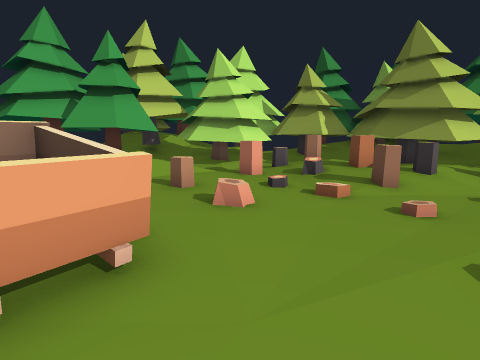
View 1 (above)

24 first-person views from a walk through a level from a Godot 3-D game. The camera is 1.5 m above the floor, tilts 10° down and sees 80° across. The floor is counted in squares, 1 m on a side. Each view is taken from the middle of a square. On the plan, view 1 faces up. The plan holds only what a view shows up to about 14 squares ahead; the rest is blank. The place goes on beyond the plan.

View 2
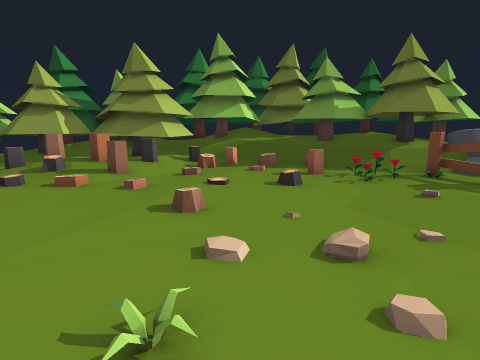

View 3
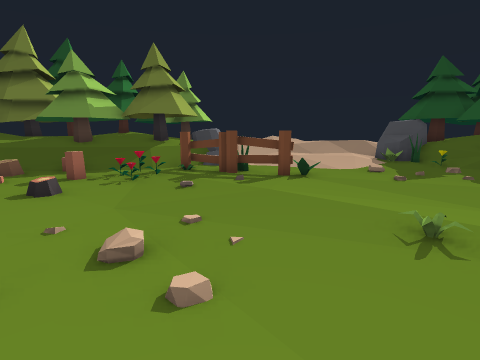

View 4
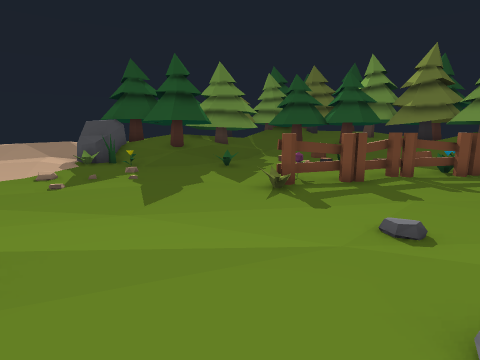

View 5
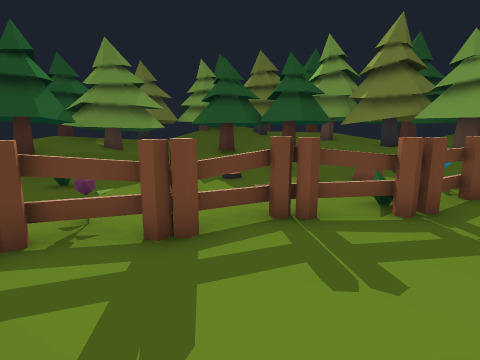

View 6
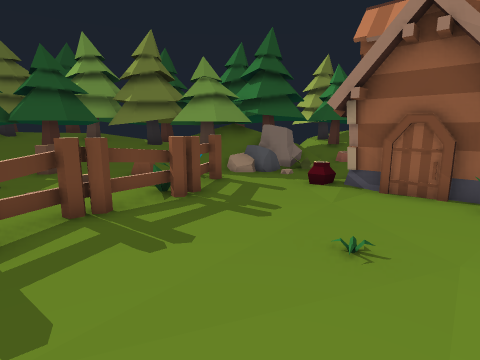

View 7
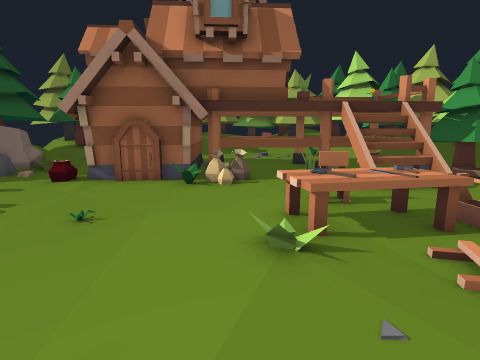

View 8
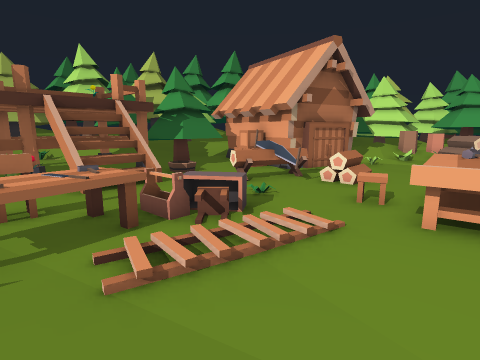

View 9
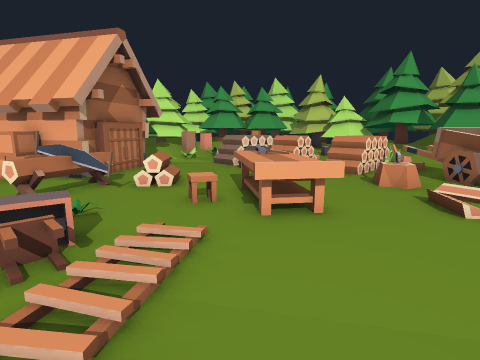

View 10
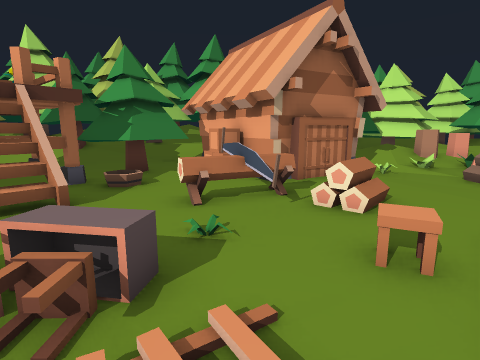

View 11
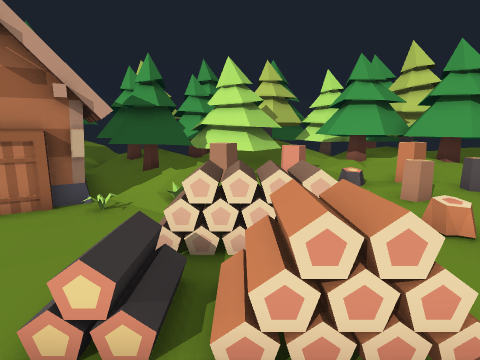

View 12
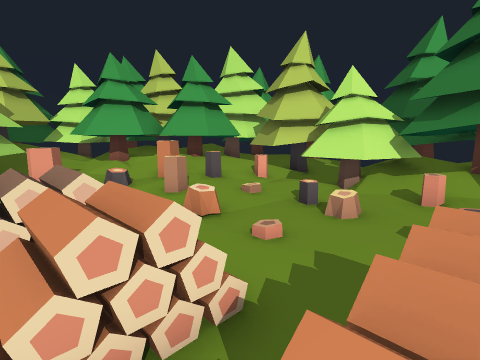

View 13
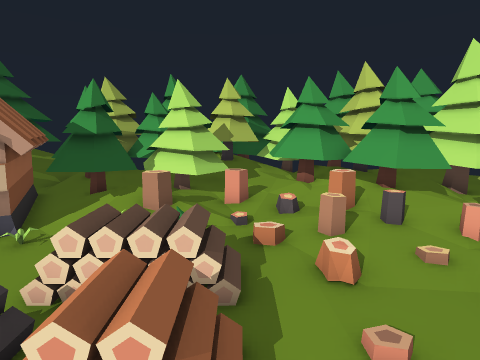

View 14
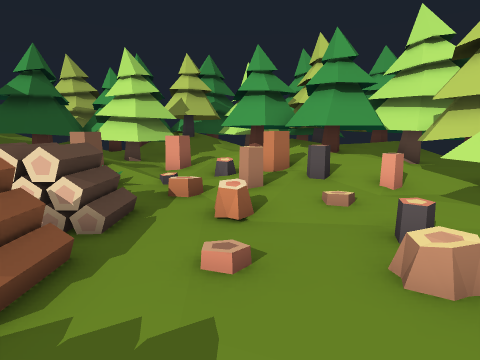

View 15
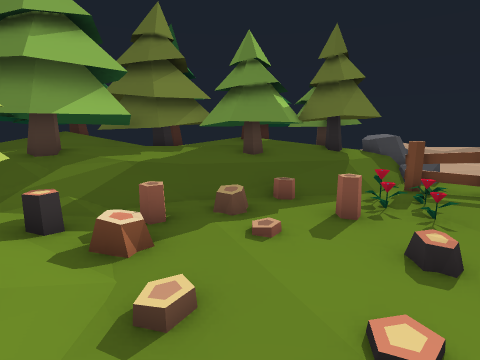

View 16
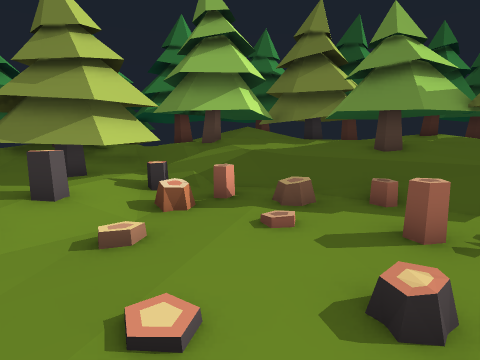

View 17
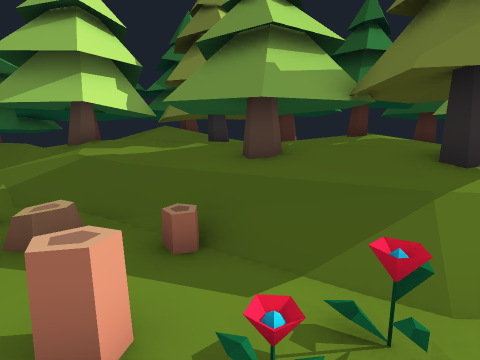

View 18
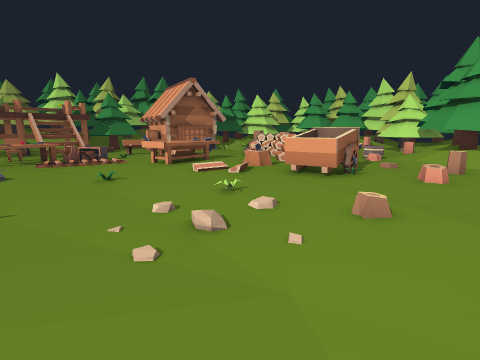

View 19
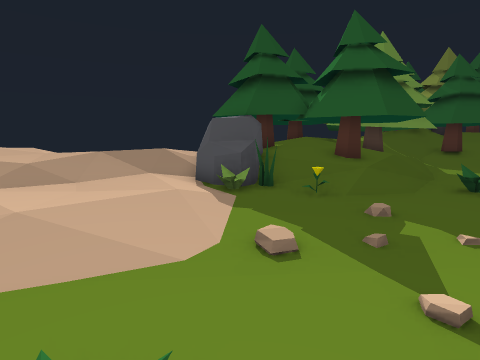

View 20
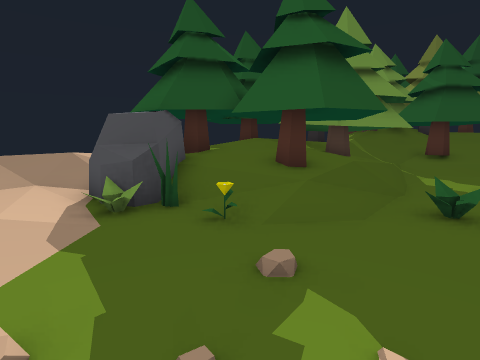

View 21
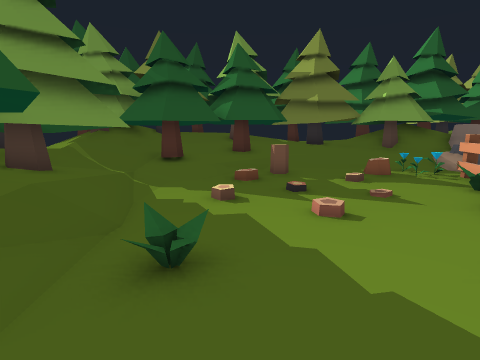

View 22
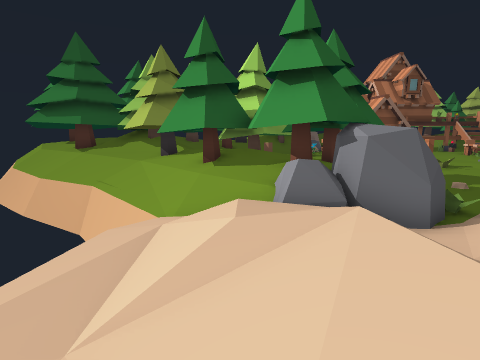

View 23
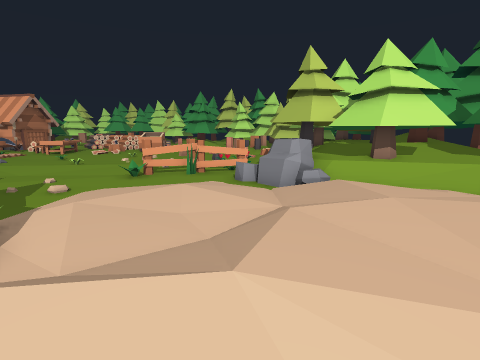

View 24
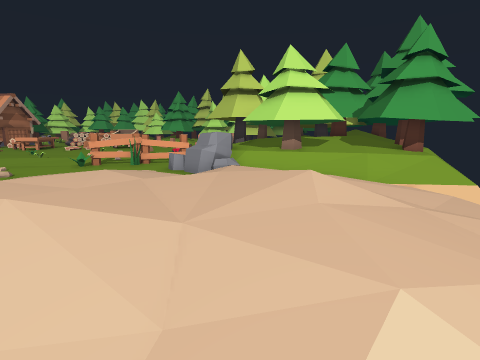

### Floor plan
Key: @ floor where view 1 was taken; # wall or solid block; x gap in a wall; . main floor; : floor 0.25 m higher than the main floor; - floor 0.25 m lower than the main floor; + floor 0.5 m higher than the main floor; * floor 0.75 m higher than the main floor; % floor 1 m higher than the main floor; / step, stairs or slope; D closed door; = window, fence, low wall or low ledge; ^ raised ledge; v drop or lower ground; T tree; H thing the floor can be seen under or through; R rock; F fence; U house; A table; C chair; S sack; E desk; B crate; W wheel; G axe; O other object.
Columns run from 21 left of view 1 to 23 right of it. Each row starts with its distance up from view 1.
 12  TTTTTTTT T #T TTT TTT  TTTOOO TOOOTTT
 11   TTTTTTTTT T+TT T TTTT:T:TTTTTTTTTTT
 10  TTTTTTTTTTT:TT TTT/.T::+:TTTTT#TTTT
  9 TTTTTTT=:.T../  TTT/.^.::^TTTTTTTTTT  TTT
  8  TTTTTT^:/.#.. /TT.....:::=/x.OTTTTTT T##
  7 TTTTT^=::/....O/....=...:^:/#=//%TTTT TTT
  6 TTTT//:^.=./.../../......./..../%TTT
  5 T*++:/........ == ....../.....//TTTT#TTTT
  4 TT/:^:/..////./==##W...........OTTTTT#TTT#
  3 TTTT::// ///=.//.###=........=../TTTT#T TT^.
  2   TTT/// ///x //..W=..........==/T##T#TTTT.v
  1 T TTT#=/./=/O  .GG.........../=. TT#TT#T//.
  0 TT TTT//...//  .G.//.@..........HHRRR#=://..
 -1 #T TTT/...... E.../........./..HHRRRR/   //.
 -2 ##  TT/U.....EEE............./.^....//++  //.
 -3  TT  UUUD.....EEEE.........:..#......//**////
 -4 TTTUU   D..#=.CEE......../....#...:::://*%///
 -5 = .U    UU^==............/......./::::/**/%//
 -6 ^  UU  BO.#^=..//................/:::./***/*/
 -7 TT  UUUO...^..O///.../.........:..:::://**///
 -8     UU T......OO./................::::///////
 -9    T/ TTT//....OA................./RR/////
-10    T/. TT..#/..OAA/.............=./RR/////.
-11     /.TTT#///#.C.A..............///RRR////.
-12     /.../  //............#O..../TTTTTT///..
-13    TT. #O   xO...........=....=/TTTTTT/..
-14    #T. //   O#.S........#....../TTT TTTv
-15    TT  ..   D.#S .......#....../TTTTTTTv
-16     /...   #   UU..... =........TTTTTT:v
-17            #  UU D....F/........TTT TT:v
-18             #UU   UO..F.........//TTTT:v
-19              U    ....F/.....//:T/ TTT:v
-20                  ..///.=/...^.TTTT TT*:-v
-21                  ./RR////.///TT##TTTT*+.v
-22                  .//RTTTTTOTTTTTTTTTT*+.v
-23                    TTTTTTTTTTTT*     TT.v
-24                   TTTT##T#TTTTTTTTT  TT v

Positions as (right, up) in squares from view 1, and headings:
1: (0, 0), facing up
2: (0, -2), facing up-right
3: (0, -2), facing right
4: (0, -5), facing down-right
5: (0, -11), facing down-right
6: (0, -10), facing down
7: (0, -8), facing down-left
8: (-1, -7), facing left
9: (-2, -8), facing up-left
10: (-4, -6), facing left
11: (-7, 2), facing left
12: (-7, 2), facing up-left
13: (-7, 4), facing left
14: (-7, 6), facing left
15: (3, 5), facing right
16: (4, 2), facing up-right
17: (8, 1), facing up-right
18: (8, 0), facing left
19: (8, -4), facing down-right
20: (8, -7), facing down-right
21: (8, -10), facing down
22: (21, -8), facing down-left
23: (20, -9), facing up-left
24: (23, -8), facing up-left
